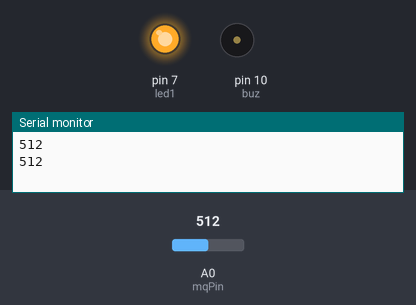
This sketch was run on a simulated Arduino Uno, built with avr-gcc and run on an emulated ATmega328P. Shown: output pins drawn as LEDs (lit = HIGH), buzzer (waves = sounding), the last lines printed to the serial monitor. Inputs (shaded band) come from the test bench; at power-on: A0 (mqPin) = 512.

Above: at 2.3 s.
2.4 s: A0 (mqPin) set to 488
At 5.0 s:
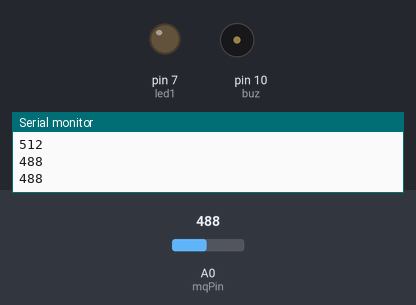
5.5 s: A0 (mqPin) set to 510
At 7.75 s:
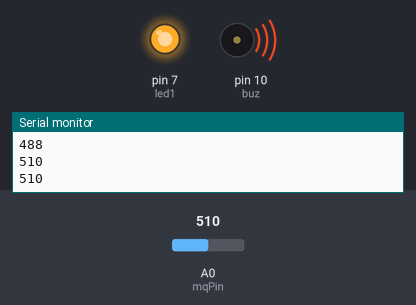
10.5 s: A0 (mqPin) set to 490
At 10.75 s:
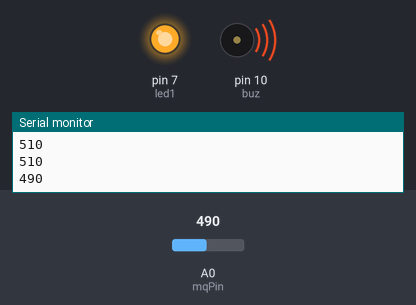
13.0 s: A0 (mqPin) set to 511
At 16.2 s:
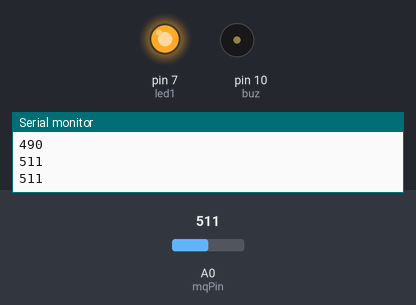
Timing chart, 0 to 19.0 s (numbered marks = the images above; inputs shaded):
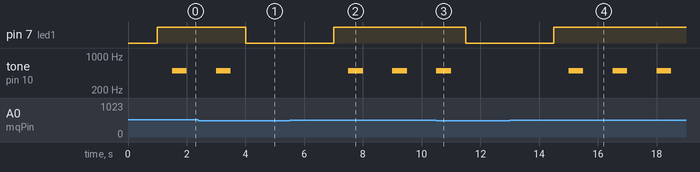

Measured:
- the behaviour switches between 501 and 500 on A0 (mqPin) (found by bisection; images 0 and 1)
- after the input at 2.4 s, pin 7 (led1): HIGH → LOW after 1.6 s; tone on pin 10 (buz): goes on until 3.5 s, then stays silent
- after the input at 5.5 s, pin 7 (led1): LOW → HIGH after 1.5 s; tone on pin 10 (buz): alternates 500 Hz for 0.50 s and silent for 1.0 s, starting after 2.0 s
- after the input at 10.5 s, pin 7 (led1): HIGH → LOW after 1.0 s; tone on pin 10 (buz): goes on until 11.0 s, then stays silent
- after the input at 13.0 s, pin 7 (led1): LOW → HIGH after 1.5 s; tone on pin 10 (buz): alternates 500 Hz for 0.50 s and silent for 1.0 s, starting after 2.0 s

The sketch:

smoke_detector.ino
```cpp
const int mqPin = A0;
const int led1 = 7;
const int buz = 10;


void setup() {
  Serial.begin(9600);
  pinMode(mqPin, INPUT);
  pinMode(led1,OUTPUT);
  pinMode(buz,OUTPUT);

}

void loop() {
  int result = analogRead(mqPin);
  Serial.println(result);
  delay(1000);
  if(result>500){
    digitalWrite(led1, HIGH);
    delay(500);
    tone(buz,500,500);
    }
  else{
    digitalWrite(led1, LOW);
    delay(500);
    noTone(buz);
  }
}
```
